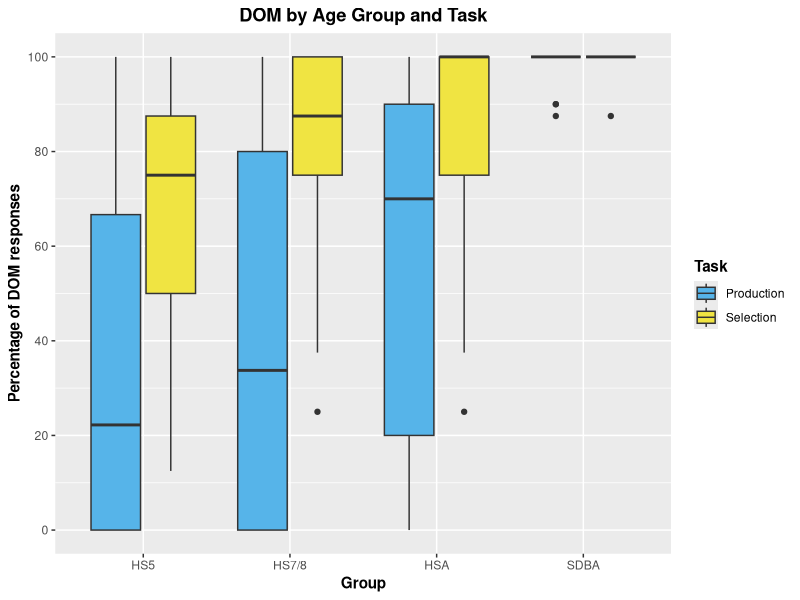
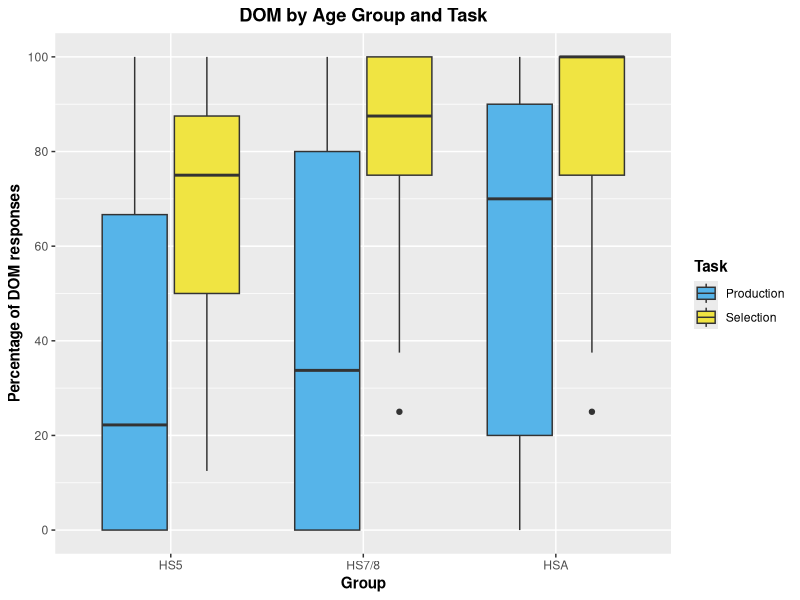
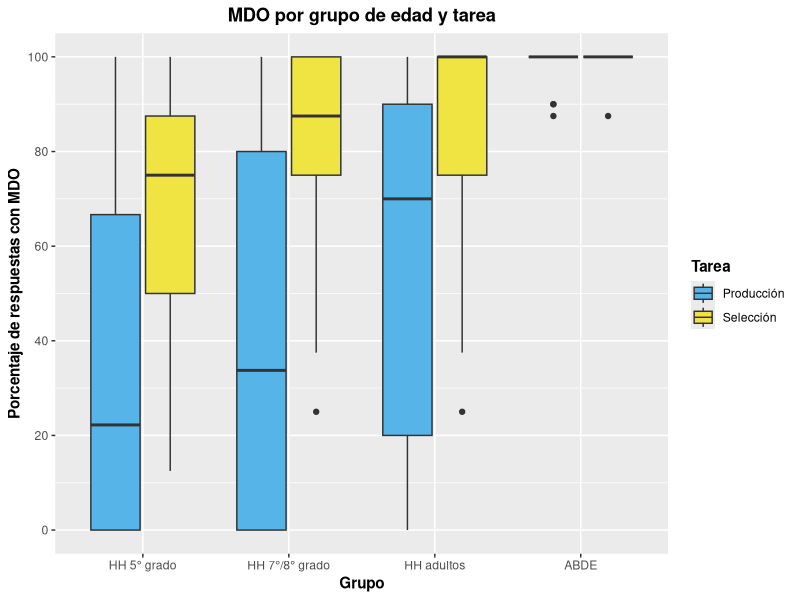
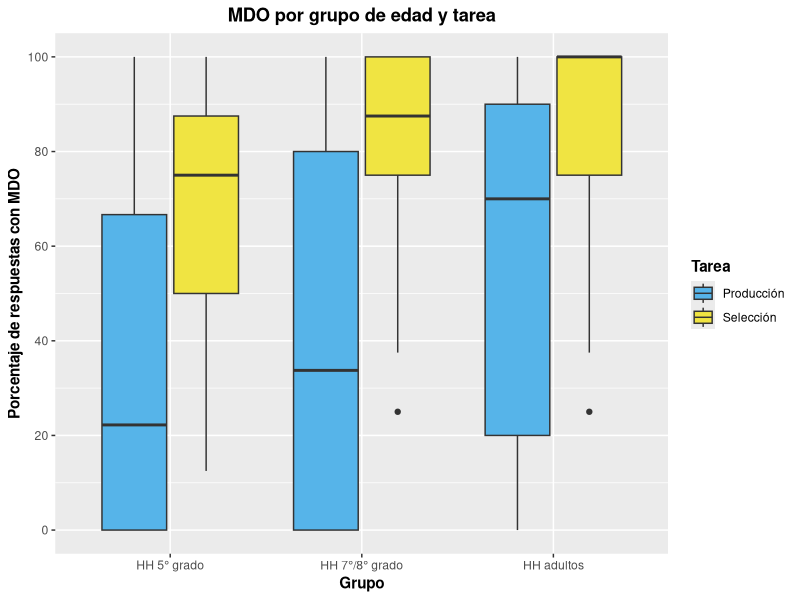

Generate these figures, in order, with R:
library(tidyverse)


# Prepare and load data
## EPT
SDB_EPT <- read_csv("./CSV Files/SDB/SDB DOM EPT.csv") %>%
  filter(Item %in% c("EPT-02", "EPT-08", "EPT-12", "EPT-14", "EPT-20", "EPT-24", "EPT-26", "EPT-32", "EPT-38", "EPT-42")) %>% 
  mutate(Group = "SDBA")

HSA_EPT <- read_csv("./CSV Files/Adult HS/Adult HS DOM EPT.csv") %>%
  filter(Item %in% c("EPT-02", "EPT-08", "EPT-12", "EPT-14", "EPT-20", "EPT-24", "EPT-26", "EPT-32", "EPT-38", "EPT-42")) %>% 
  mutate(Group = "HSA")

DLI78_EPT <- read_csv("./CSV Files/DLI-78/DLI-78 DOM EPT.csv") %>%
  mutate(Group = "HS7/8")

MLS78_EPT <- read_csv("./CSV Files/MLS-78/MLS-78 DOM EPT.csv") %>%
  mutate(Group = "HS7/8")

DLI5_EPT <- read_csv("./CSV Files/DLI-5/DLI-5 DOM EPT.csv")  %>%
  mutate(Group = "HS5")

MLS5_EPT <- read_csv("./CSV Files/MLS-5/MLS-5 DOM EPT.csv") %>%
  mutate(Group = "HS5")


## FCT
SDB_FCT <- read_csv("./CSV Files/SDB/SDB DOM FCT.csv") %>%
  mutate(Group = "SDBA")

HSA_FCT <- read_csv("./CSV Files/Adult HS/Adult HS DOM FCT.csv") %>%
  mutate(Group = "HSA")

DLI78_FCT <- read_csv("./CSV Files/DLI-78/DLI-78 DOM FCT.csv") %>%
  mutate(Group = "HS7/8")

MLS78_FCT <- read_csv("./CSV Files/MLS-78/MLS-78 DOM FCT.csv") %>%
  mutate(Group = "HS7/8")

DLI5_FCT <- read_csv("./CSV Files/DLI-5/DLI-5 DOM FCT.csv")  %>%
  mutate(Group = "HS5")

MLS5_FCT <- read_csv("./CSV Files/MLS-5/MLS-5 DOM FCT.csv") %>%
  mutate(Group = "HS5")


## Join and summarize data
EPT <- rbind(SDB_EPT, HSA_EPT, DLI78_EPT, MLS78_EPT, DLI5_EPT, MLS5_EPT) %>% 
  group_by(Part_ID, Group) %>%
  summarize(Total_Subj = sum(DOM_Use, na.rm = TRUE),
            Total_Responses = sum(!is.na(DOM_Use)),
            Ratio = Total_Subj/Total_Responses) %>% 
  mutate(Task = "Production",
         Ratio = (Ratio*100))


FCT <- rbind(SDB_FCT, HSA_FCT, DLI78_FCT, MLS78_FCT, DLI5_FCT, MLS5_FCT) %>% 
  group_by(Part_ID, Group) %>%
  summarize(Total_Subj = sum(DOM_Use, na.rm = TRUE),
            Total_Responses = sum(!is.na(DOM_Use)),
            Ratio = Total_Subj/Total_Responses) %>% 
  mutate(Task = "Selection",
         Ratio = (Ratio*100))

Aggregate <- rbind(EPT, FCT)
Aggregate$Group <- factor(Aggregate$Group, levels = c("HS5", "HS7/8", "HSA", "SDBA"))


## Create heritage dataset
Aggregate_Heritage <- Aggregate %>% 
  filter(!Group == "SDBA")
Aggregate_Heritage$Group <- factor(Aggregate_Heritage$Group, c("HS5", "HS7/8", "HSA"))


# Create graphs in English
## With SDBAs
Aggregate %>% 
  ggplot(aes(x = Group, y = Ratio, fill = Task)) +
  geom_boxplot() +
  scale_y_continuous(breaks = seq (0, 100, 20),
                     limits = c(0, 100)) +
  scale_fill_manual(values = c("#56B4E9", "#F0E442")) +
  labs(x = "Group", y = "Percentage of DOM responses", title = "DOM by Age Group and Task") +
  theme(axis.title = element_text(face = "bold"),
        plot.title = element_text(hjust = 0.5, face = "bold"),
        legend.title = element_text(face = "bold"))


## Without SDBAs
Aggregate_Heritage %>% 
  ggplot(aes(x = Group, y = Ratio, fill = Task)) +
  geom_boxplot() +
  scale_y_continuous(breaks = seq (0, 100, 20),
                     limits = c(0, 100)) +
  scale_fill_manual(values = c("#56B4E9", "#F0E442")) +
  labs(x = "Group", y = "Percentage of DOM responses", title = "DOM by Age Group and Task") +
  theme(axis.title = element_text(face = "bold"),
        plot.title = element_text(hjust = 0.5, face = "bold"),
        legend.title = element_text(face = "bold"))


# Create graphs in Spanish
## With SDBAs
Aggregate %>% 
  ggplot(aes(x = Group, y = Ratio, fill = Task)) +
  geom_boxplot() +
  scale_y_continuous(breaks = seq (0, 100, 20),
                     limits = c(0, 100)) +
  scale_x_discrete(labels = c("HH 5° grado", "HH 7°/8° grado", "HH adultos", "ABDE")) +
  scale_fill_manual(values = c("#56B4E9", "#F0E442"), labels = c("Producción", "Selección")) +
  labs(x = "Grupo", y = "Porcentaje de respuestas con MDO", title = "MDO por grupo de edad y tarea", fill = "Tarea") +
  theme(axis.title = element_text(face = "bold"),
        plot.title = element_text(hjust = 0.5, face = "bold"),
        legend.title = element_text(face = "bold"))


## Without SDBAs
Aggregate_Heritage %>% 
  ggplot(aes(x = Group, y = Ratio, fill = Task)) +
  geom_boxplot() +
  scale_y_continuous(breaks = seq (0, 100, 20),
                     limits = c(0, 100)) +
  scale_x_discrete(labels = c("HH 5° grado", "HH 7°/8° grado",  "HH adultos")) +
  scale_fill_manual(values = c("#56B4E9", "#F0E442"), labels = c("Producción", "Selección")) +
  labs(x = "Grupo", y = "Porcentaje de respuestas con MDO", title = "MDO por grupo de edad y tarea", fill = "Tarea") +
  theme(axis.title = element_text(face = "bold"),
        plot.title = element_text(hjust = 0.5, face = "bold"),
        legend.title = element_text(face = "bold"))
